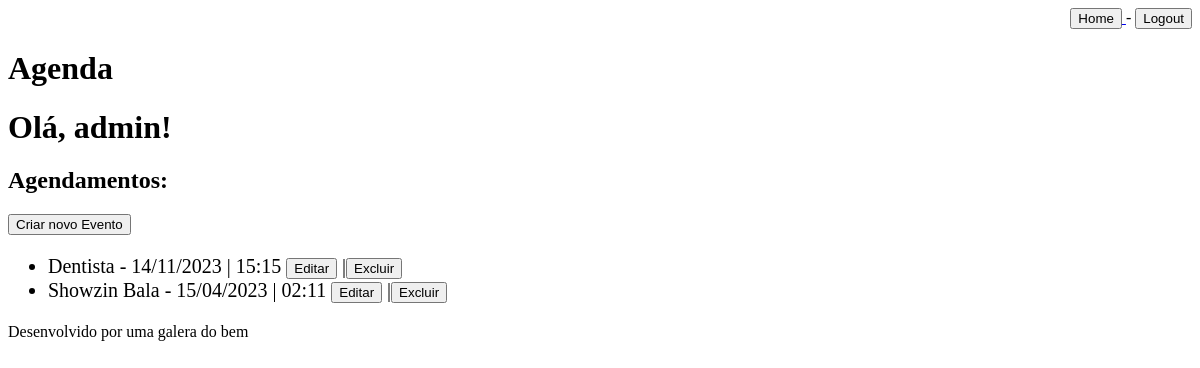
The page /agenda/ (signed in) on the database as committed earlier.
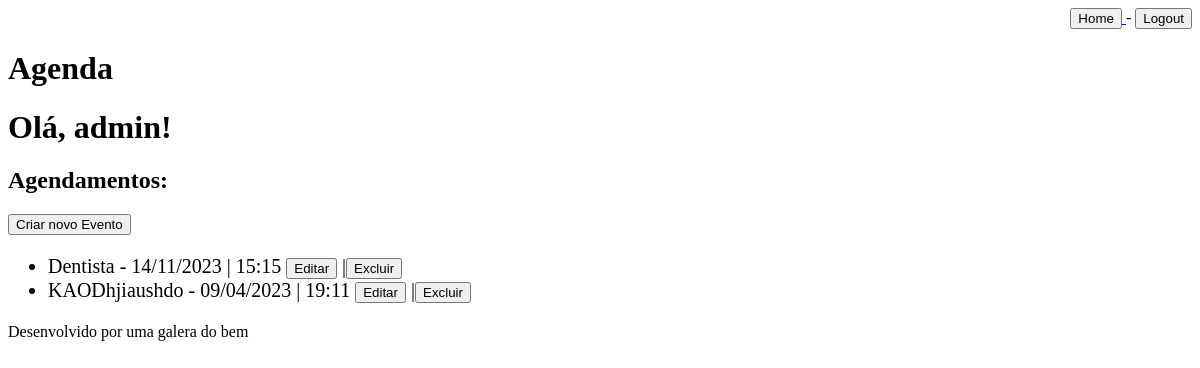
The same page on the database as committed later.
### core/models.py (models this page shows, shortened)
class Evento(models.Model):
    titulo = models.CharField(max_length=40,verbose_name="Título")
    descricao = models.TextField(blank=True,null=True,verbose_name="Descrição/Comentário")
    data_evento = models.DateTimeField(verbose_name="Data do Evento")
    data_criacao = models.DateTimeField(auto_now=True,verbose_name="Data de Criação")
    localizacao = models.TextField(max_length=50,verbose_name="Localização")
    usuario = models.ForeignKey(User,on_delete=models.CASCADE)
    class Meta:
        db_table = 'evento'
    def get_data_evento(self):
        return self.data_evento.strftime('%d/%m/%Y | %H:%M')

### core/views.py (the view)
# urls.py: path('agenda/',views.lista_eventos),
@login_required(login_url='/login/')
def lista_eventos(request):
    usuario = request.user
    evento = Evento.objects.filter(usuario=usuario)
    dados = {'eventos': evento}
    return render(request, 'agenda.html', dados)

### templates/agenda.html
{% extends "model-page.html" %}
{% block content  %}
    <h1>Olá, {{ user.username }}!</h1>
    <h2>Agendamentos: </h2>
    <a href="evento/">
    <button type="button">Criar novo Evento</button>
    </a>
    <ul style="font-size: 20px">
    {% for evento in eventos %}
        <li>
            {{ evento.titulo }} - {{ evento.get_data_evento }}
            <a href="evento/?id={{evento.id}}"><button type="button">Editar</button></a>
            |<a href="evento/delete/{{evento.id}}/"><button type="button">Excluir</button></a>
        </li>
    {% endfor %}
    </ul>
{%endblock%}

### templates/model-page.html
<!DOCTYPE html>
<html lang="en">
<head>
    {% include "model-header.html" %}
</head>
<body>
    {% block content %} {% endblock %}
    {% include "model-footer.html" %}
</body>
</html>

### templates/model-header.html (shortened to what this page needs)
    <div align="right">
        <a href="/">
            <button>Home</button>
        </a>
        -
        <a href="/logout">
            <button type="button">Logout</button>
        </a>
    </div>
    <h1>Agenda</h1>

### templates/model-footer.html
<p>Desenvolvido por uma galera do bem</p>

Rows that differ between the two databases and show on the page:
removed Evento: titulo "Showzin Bala", get_data_evento "15/04/2023 | 02:11"
added Evento: titulo "KAODhjiaushdo", get_data_evento "09/04/2023 | 19:11"
